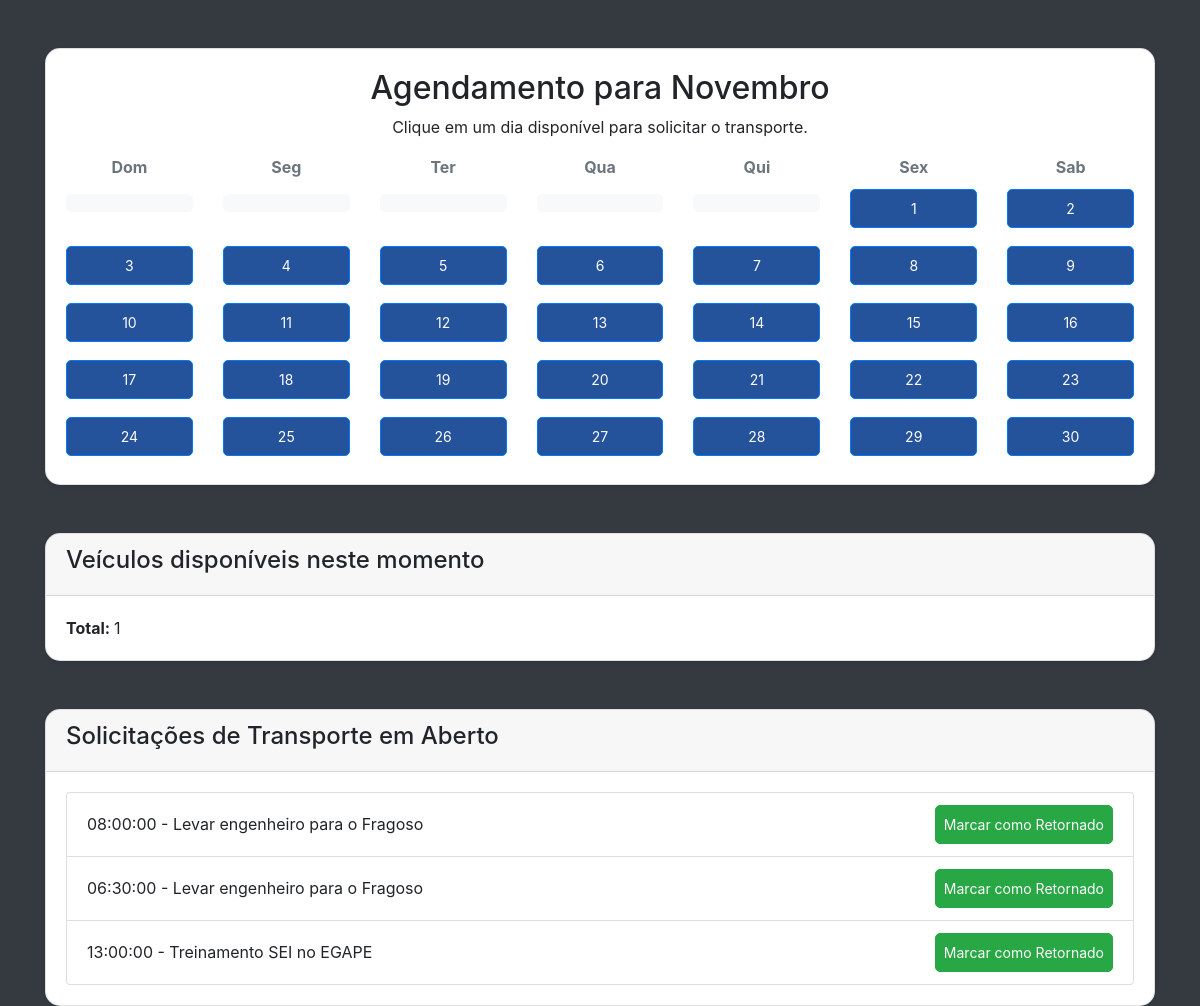
The page / on the database its author committed.
### app.py (models this page shows)
class Booking(db.Model):
    id = db.Column(db.Integer, primary_key=True)
    start_date = db.Column(db.Date, nullable=False)
    start_time = db.Column(db.Time, nullable=False)
    end_time= db.Column(db.Time, nullable=False)
    event_details = db.Column(db.String(200), nullable=False)
    returned = db.Column(db.Boolean, default=False)  # Novo campo para indicar se o veículo foi retornado

### app.py (the view)
@app.route('/')
def index():
    cars = Vehicle.query.first()
    today = date.today()
    fleet = Vehicle.query.first()
    bookings = Booking.query.filter(Booking.start_date == today).all()
    unavailable_days = {b.start_date.day for b in Booking.query.filter(Booking.start_date >= today.replace(day=1)).all() if fleet.available_vehicles <= 0}
    weeks = get_calendar_data(today.year, today.month)
    nome_mes = ["Janeiro", "Fevereiro", "Março", "Abril", "Maio", "Junho",
                "Julho", "Agosto", "Setembro", "Outubro", "Novembro", "Dezembro"][today.month - 1]
    return render_template('index.html', weeks=weeks, unavailable_days=unavailable_days,
                           today=today, mes=today.month, nome_mes=nome_mes, cars=cars.available_vehicles, bookings=bookings)

### app.py (called while the page is built)
def get_calendar_data(year, month):
    first_day = date(year, month, 2)
    start_weekday = first_day.weekday()
    num_days = (date(year, month % 12 + 1, 1) - first_day).days
    days = list(range(1, num_days + 2))
    days_before = [None] * start_weekday
    calendar_days = days_before + days
    weeks = [calendar_days[i:i + 7] for i in range(0, len(calendar_days), 7)]
    return weeks

### templates/index.html (shortened to what this page needs)
<!DOCTYPE html>
<html lang="pt-BR">
<head>
    <link rel="stylesheet" href="https://stackpath.bootstrapcdn.com/bootstrap/4.5.2/css/bootstrap.min.css">
    <link rel="stylesheet" href="{{ url_for('static', filename='css/style.css') }}">
</head>
<body class="bg-dark">
<div class="container mt-5">
    <div class="card shadow-sm">
        <div class="card-body">
            <h2 class="text-center">Agendamento para {{ nome_mes }}</h2>
            <p class="text-center">Clique em um dia disponível para solicitar o transporte.</p>
            <div class="calendar">
                <div class="row text-center font-weight-bold text-secondary">
                    {% for day_name in ['Dom', 'Seg', 'Ter', 'Qua', 'Qui', 'Sex', 'Sab'] %}
                        <div class="col">{{ day_name }}</div>
                    {% endfor %}
                </div>
                {% for week in weeks %}
                    <div class="row">
                        {% for day in week %}
                            <div class="col text-center mb-2">
                                {% if day %}
                                    {% if day in unavailable_days %}
                                        <button class="btn btn-secondary btn-sm" disabled>{{ day }}</button>
                                    {% else %}
                                        <a href="{{ url_for('book', day=day) }}" class="btn btn-primary btn-sm">{{ day }}</a>
                                    {% endif %}
                                {% else %}
                                    <span class="btn btn-light btn-sm"></span>
                                {% endif %}
                            </div>
                        {% endfor %}
                    </div>
                {% endfor %}
            </div>
        </div>
    </div>
	<div class="card shadow-sm mt-5">
		<div class="card-header">
			<h4>Veículos disponíveis neste momento</h4>
		</div>
		<div class="card-body">
			<strong class="mb-3">Total: </strong>{{ cars }}
		</div>
	</div>
	<div class="card shadow-sm mt-5">
    <div class="card-header">
        <h4>Solicitações de Transporte em Aberto</h4>
    </div>
    <div class="card-body">
        <ul class="list-group">
            {% for booking in bookings %}
                <li class="list-group-item d-flex justify-content-between align-items-center">
                    {{ booking.start_time }} - {{ booking.event_details }}
                    <form action="{{ url_for('return_vehicle', booking_id=booking.id) }}" method="POST">
                        <button type="submit" class="btn btn-success btn-sm">Marcar como Retornado</button>
                    </form>
                </li>
            {% endfor %}
        </ul>
    </div>
</div>
</div>
</body>
</html>

### static/style.css (style rules this page uses)
body { background-color: #ccc; }
.card { border-radius: 15px; }
.calendar .row { margin-top: 10px; }
.btn { width: 100%; padding: 15px; border-radius: 5px; }
.btn-primary { background-color: #24529b; }
.btn-sm { padding: 8px; }

### rows shown on the page
Booking: start_time "08:00:00", event_details "Levar engenheiro para o Fragoso"
Booking: start_time "06:30:00", event_details "Levar engenheiro para o Fragoso"
Booking: start_time "13:00:00", event_details "Treinamento SEI no EGAPE"

### other values the page prints
{{ nome_mes }} "Novembro"
{{ day_name }} "Dom" "Seg" "Ter" "Qua" "Qui" "Sex" "Sab"
{{ day }} "1" "2" "3" "4" "5" "6" "7" "8" "9" "10" "11" "12" "13" "14" "15" "16" "17" "18" "19" "20" "21" "22" "23" "24" "25" "26" "27" "28" "29" "30"
{{ cars }} "1"
